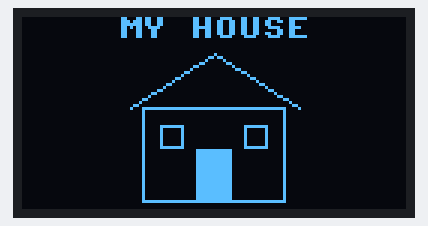
This program was run on a simulated ESP32 board running MicroPython. Shown: 128×64 one-colour display. At 0.1 s the program stops and its outputs stay as they are.

Above: at 0.1 s.

The program:

design_house.py
```python
from machine import Pin, SoftI2C
import ssd1306

i2c = SoftI2C(scl=Pin(22), sda=Pin(21))
oled = ssd1306.SSD1306_I2C(128, 64, i2c)

oled.fill(0)
oled.text("MY HOUSE", 32, 0)
oled.line(36, 30, 64, 12, 1)
oled.line(64, 12, 92, 30, 1)
oled.rect(40, 30, 48, 32, 1)
oled.fill_rect(58, 44, 12, 18, 1)
oled.rect(46, 36, 8, 8, 1)
oled.rect(74, 36, 8, 8, 1)
oled.show()
```
